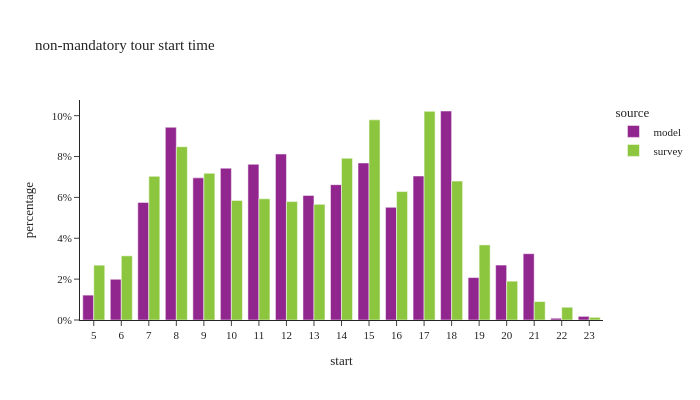

The notebook cell saved with this chart:
### Markdown cell above
## non-mandatory tour start time

### Code cell
df_plot = non_m_tour_data.groupby(['source','start'])[['tour_weight']].sum().reset_index()
df_plot['percentage'] = df_plot.groupby(['source'], group_keys=False)['tour_weight']. \
    apply(lambda x: x / float(x.sum()))

fig = px.bar(df_plot, x="start", y="percentage", color="source",barmode="group",
             title="non-mandatory tour start time")
fig.for_each_annotation(lambda a: a.update(text = a.text.split("=")[-1]))
fig.update_layout(height=400, width=700, yaxis=dict(tickformat=".0%"), xaxis=dict(dtick="1"))
fig.show()

### Figure 1 — Plotly figure (JSON) as saved in the notebook; plotly's stock layout.template omitted (floating-point values rounded to 4 significant figures)
{"data": [{"alignmentgroup": "True", "hovertemplate": "source=model<br>start=%{x}<br>percentage=%{y}<extra></extra>", "legendgroup": "model", "marker": {"color": "#91268F", "pattern": {"shape": ""}}, "name": "model", "offsetgroup": "model", "orientation": "v", "showlegend": true, "textposition": "auto", "type": "bar", "x": [5.0, 6.0, 7.0, 8.0, 9.0, 10.0, 11.0, 12.0, 13.0, 14.0, 15.0, 16.0, 17.0, 18.0, 19.0, 20.0, 21.0, 22.0, 23.0], "xaxis": "x", "y": [0.01218, 0.01994, 0.05755, 0.09433, 0.06956, 0.0743, 0.07621, 0.08123, 0.06096, 0.06624, 0.07685, 0.05513, 0.07046, 0.1023, 0.02077, 0.02689, 0.03244, 0.0008686, 0.001783], "yaxis": "y"}, {"alignmentgroup": "True", "hovertemplate": "source=survey<br>start=%{x}<br>percentage=%{y}<extra></extra>", "legendgroup": "survey", "marker": {"color": "#8CC63E", "pattern": {"shape": ""}}, "name": "survey", "offsetgroup": "survey", "orientation": "v", "showlegend": true, "textposition": "auto", "type": "bar", "x": [5.0, 6.0, 7.0, 8.0, 9.0, 10.0, 11.0, 12.0, 13.0, 14.0, 15.0, 16.0, 17.0, 18.0, 19.0, 20.0, 21.0, 22.0, 23.0], "xaxis": "x", "y": [0.02683, 0.03141, 0.0703, 0.0848, 0.07179, 0.05854, 0.05932, 0.05795, 0.05659, 0.07919, 0.09796, 0.06287, 0.1021, 0.06797, 0.03675, 0.01901, 0.009032, 0.00625, 0.001305], "yaxis": "y"}], "layout": {"barmode": "group", "height": 400, "legend": {"title": {"text": "source"}, "tracegroupgap": 0}, "title": {"text": "non-mandatory tour start time"}, "width": 700, "xaxis": {"anchor": "y", "domain": [0.0, 1.0], "dtick": "1", "title": {"text": "start"}}, "yaxis": {"anchor": "x", "domain": [0.0, 1.0], "tickformat": ".0%", "title": {"text": "percentage"}}}}
